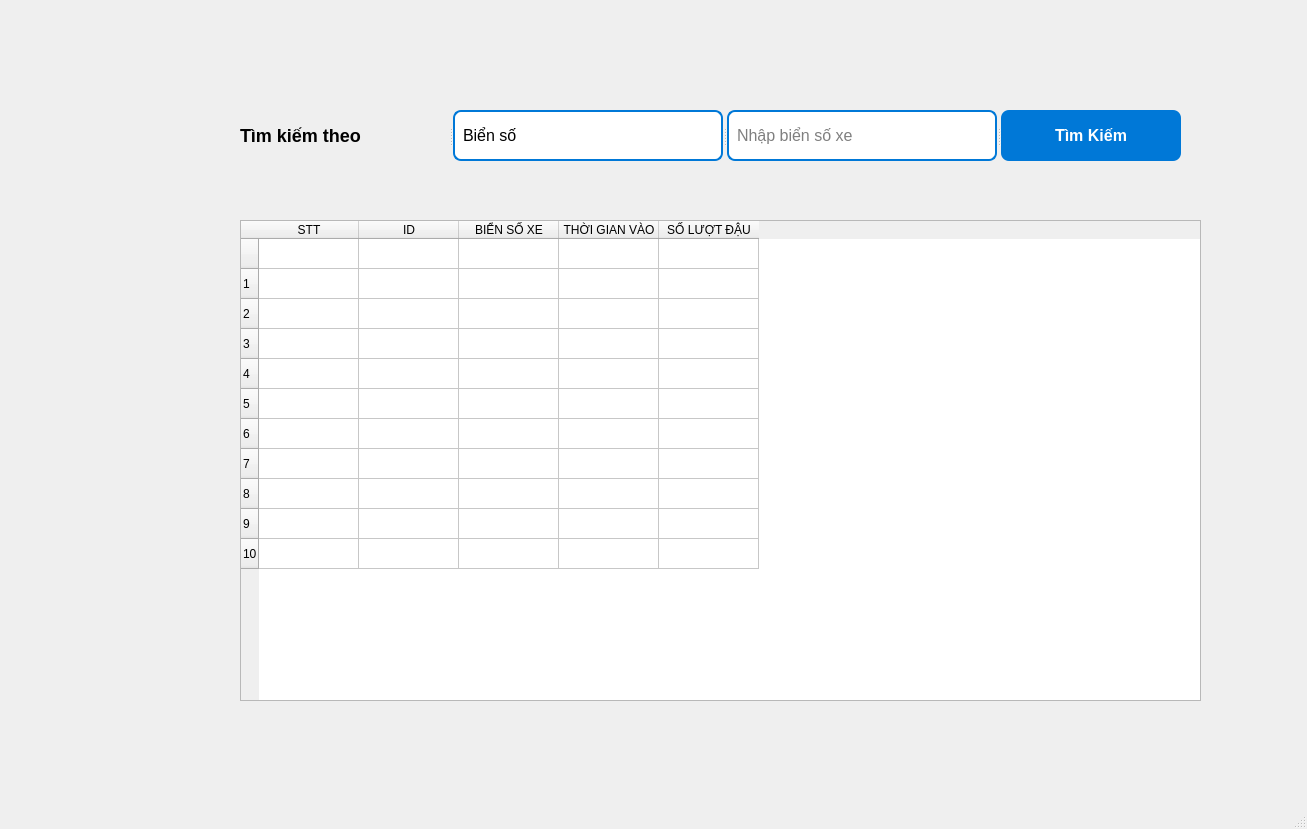
<?xml version="1.0" encoding="UTF-8"?>
<ui version="4.0">
 <class>MainWindow</class>
 <widget class="QMainWindow" name="MainWindow">
  <property name="geometry">
   <rect>
    <x>0</x>
    <y>0</y>
    <width>1307</width>
    <height>829</height>
   </rect>
  </property>
  <property name="windowTitle">
   <string>MainWindow</string>
  </property>
  <widget class="QWidget" name="centralwidget">
   <widget class="QTableWidget" name="tableWidget">
    <property name="geometry">
     <rect>
      <x>240</x>
      <y>220</y>
      <width>961</width>
      <height>481</height>
     </rect>
    </property>
    <attribute name="horizontalHeaderStretchLastSection">
     <bool>false</bool>
    </attribute>
    <row>
     <property name="text">
      <string/>
     </property>
    </row>
    <row>
     <property name="text">
      <string>1</string>
     </property>
    </row>
    <row>
     <property name="text">
      <string>2</string>
     </property>
    </row>
    <row>
     <property name="text">
      <string>3</string>
     </property>
    </row>
    <row>
     <property name="text">
      <string>4</string>
     </property>
    </row>
    <row>
     <property name="text">
      <string>5</string>
     </property>
    </row>
    <row>
     <property name="text">
      <string>6</string>
     </property>
    </row>
    <row>
     <property name="text">
      <string>7</string>
     </property>
    </row>
    <row>
     <property name="text">
      <string>8</string>
     </property>
    </row>
    <row>
     <property name="text">
      <string>9</string>
     </property>
    </row>
    <row>
     <property name="text">
      <string>10</string>
     </property>
    </row>
    <column>
     <property name="text">
      <string>STT</string>
     </property>
    </column>
    <column>
     <property name="text">
      <string>ID</string>
     </property>
    </column>
    <column>
     <property name="text">
      <string>BIỂN SỐ XE</string>
     </property>
    </column>
    <column>
     <property name="text">
      <string>THỜI GIAN VÀO</string>
     </property>
    </column>
    <column>
     <property name="text">
      <string>SỐ LƯỢT ĐẬU</string>
     </property>
    </column>
   </widget>
   <widget class="QSplitter" name="splitter">
    <property name="geometry">
     <rect>
      <x>240</x>
      <y>110</y>
      <width>941</width>
      <height>51</height>
     </rect>
    </property>
    <property name="styleSheet">
     <string notr="true">QLineEdit {
    border: 2px solid #0078D7;
    border-radius: 8px;
    padding: 6px;
    font-size: 16px;
}

QPushButton {
    background-color: #0078D7;
    border-radius: 8px;
    padding: 8px 16px;
    color: white;
    font-size: 16px;
    font-weight: bold;
}

QLabel {
    font-size: 18px;
    font-weight: bold;
}
</string>
    </property>
    <property name="orientation">
     <enum>Qt::Horizontal</enum>
    </property>
    <widget class="QLabel" name="lblTimKiem">
     <property name="text">
      <string>Tìm kiếm theo</string>
     </property>
    </widget>
    <widget class="QLineEdit" name="TimKiemPlate">
     <property name="text">
      <string>Biển số </string>
     </property>
    </widget>
    <widget class="QLineEdit" name="NhapBienSo">
     <property name="text">
      <string/>
     </property>
     <property name="placeholderText">
      <string>Nhập biển số xe</string>
     </property>
    </widget>
    <widget class="QPushButton" name="btnTimKiem">
     <property name="text">
      <string>Tìm Kiếm</string>
     </property>
    </widget>
   </widget>
  </widget>
  <widget class="QMenuBar" name="menubar">
   <property name="geometry">
    <rect>
     <x>0</x>
     <y>0</y>
     <width>1307</width>
     <height>26</height>
    </rect>
   </property>
  </widget>
  <widget class="QStatusBar" name="statusbar"/>
 </widget>
 <resources/>
 <connections/>
</ui>
